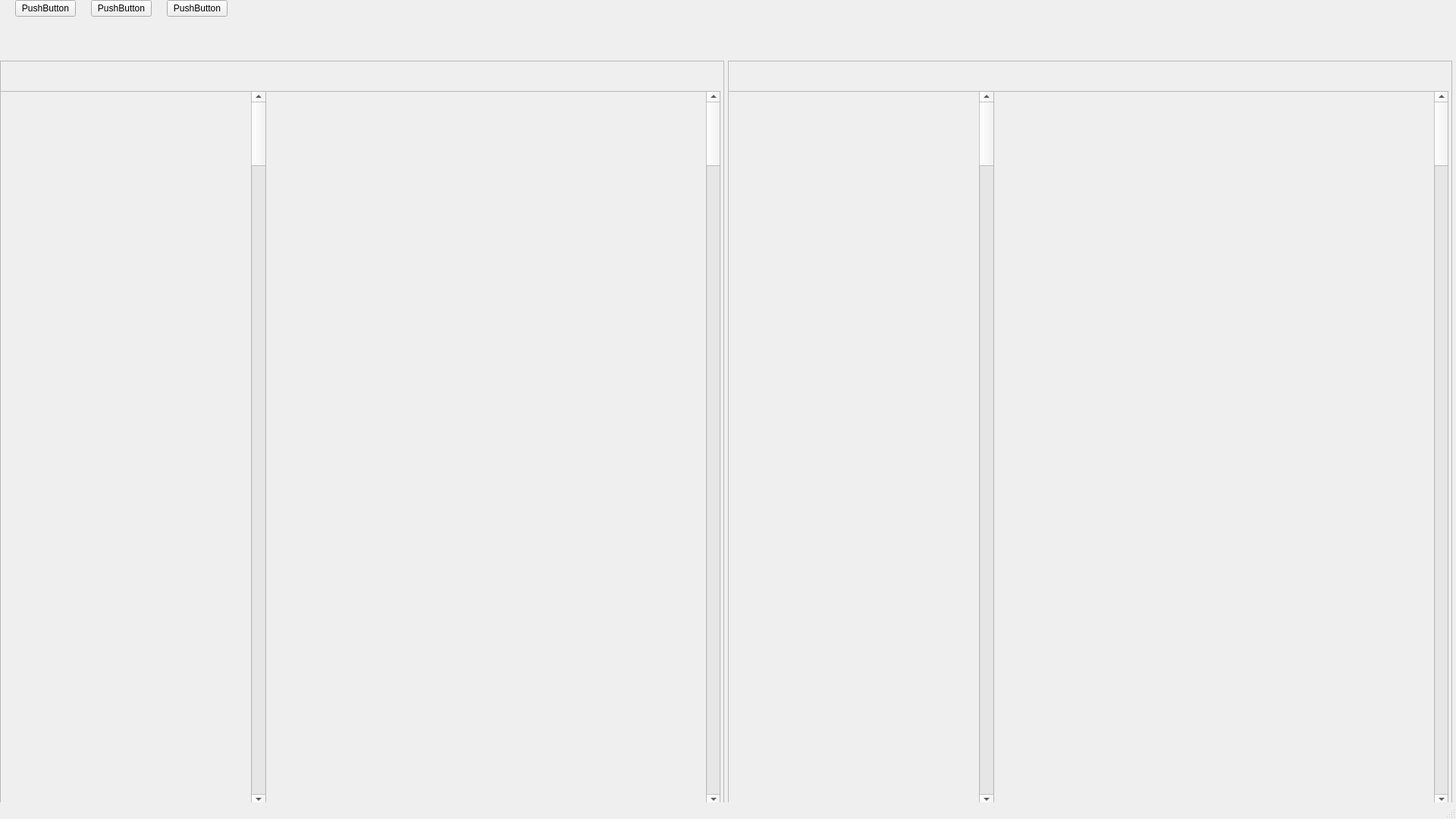
<?xml version="1.0" encoding="UTF-8"?>
<ui version="4.0">
 <class>MainWindow</class>
 <widget class="QMainWindow" name="MainWindow">
  <property name="geometry">
   <rect>
    <x>0</x>
    <y>0</y>
    <width>1920</width>
    <height>1080</height>
   </rect>
  </property>
  <property name="windowTitle">
   <string>MainWindow</string>
  </property>
  <widget class="QWidget" name="centralwidget">
   <widget class="QFrame" name="frame">
    <property name="geometry">
     <rect>
      <x>0</x>
      <y>80</y>
      <width>955</width>
      <height>980</height>
     </rect>
    </property>
    <property name="frameShape">
     <enum>QFrame::StyledPanel</enum>
    </property>
    <property name="frameShadow">
     <enum>QFrame::Raised</enum>
    </property>
    <widget class="QScrollArea" name="scrollArea">
     <property name="geometry">
      <rect>
       <x>0</x>
       <y>40</y>
       <width>351</width>
       <height>940</height>
      </rect>
     </property>
     <property name="widgetResizable">
      <bool>true</bool>
     </property>
     <widget class="QWidget" name="scrollAreaWidgetContents">
      <property name="geometry">
       <rect>
        <x>0</x>
        <y>0</y>
        <width>349</width>
        <height>938</height>
       </rect>
      </property>
      <widget class="QScrollBar" name="verticalScrollBar">
       <property name="geometry">
        <rect>
         <x>330</x>
         <y>0</y>
         <width>20</width>
         <height>940</height>
        </rect>
       </property>
       <property name="orientation">
        <enum>Qt::Vertical</enum>
       </property>
      </widget>
     </widget>
    </widget>
    <widget class="QScrollArea" name="scrollArea_2">
     <property name="geometry">
      <rect>
       <x>350</x>
       <y>40</y>
       <width>600</width>
       <height>940</height>
      </rect>
     </property>
     <property name="widgetResizable">
      <bool>true</bool>
     </property>
     <widget class="QWidget" name="scrollAreaWidgetContents_2">
      <property name="geometry">
       <rect>
        <x>0</x>
        <y>0</y>
        <width>598</width>
        <height>938</height>
       </rect>
      </property>
      <widget class="QScrollBar" name="verticalScrollBar_3">
       <property name="geometry">
        <rect>
         <x>580</x>
         <y>0</y>
         <width>20</width>
         <height>940</height>
        </rect>
       </property>
       <property name="orientation">
        <enum>Qt::Vertical</enum>
       </property>
      </widget>
     </widget>
    </widget>
    <widget class="QWidget" name="widget" native="true">
     <property name="geometry">
      <rect>
       <x>0</x>
       <y>0</y>
       <width>951</width>
       <height>41</height>
      </rect>
     </property>
    </widget>
   </widget>
   <widget class="QWidget" name="horizontalLayoutWidget">
    <property name="geometry">
     <rect>
      <x>0</x>
      <y>0</y>
      <width>344</width>
      <height>81</height>
     </rect>
    </property>
    <layout class="QHBoxLayout" name="horizontalLayout">
     <property name="spacing">
      <number>20</number>
     </property>
     <property name="sizeConstraint">
      <enum>QLayout::SetFixedSize</enum>
     </property>
     <property name="leftMargin">
      <number>20</number>
     </property>
     <property name="rightMargin">
      <number>20</number>
     </property>
     <item>
      <widget class="QPushButton" name="pushButton">
       <property name="text">
        <string>PushButton</string>
       </property>
      </widget>
     </item>
     <item>
      <widget class="QPushButton" name="pushButton_3">
       <property name="enabled">
        <bool>true</bool>
       </property>
       <property name="text">
        <string>PushButton</string>
       </property>
      </widget>
     </item>
     <item>
      <widget class="QPushButton" name="pushButton_2">
       <property name="text">
        <string>PushButton</string>
       </property>
      </widget>
     </item>
    </layout>
   </widget>
   <widget class="QFrame" name="frame_2">
    <property name="geometry">
     <rect>
      <x>960</x>
      <y>80</y>
      <width>955</width>
      <height>980</height>
     </rect>
    </property>
    <property name="frameShape">
     <enum>QFrame::StyledPanel</enum>
    </property>
    <property name="frameShadow">
     <enum>QFrame::Raised</enum>
    </property>
    <widget class="QScrollArea" name="scrollArea_3">
     <property name="geometry">
      <rect>
       <x>0</x>
       <y>40</y>
       <width>351</width>
       <height>940</height>
      </rect>
     </property>
     <property name="widgetResizable">
      <bool>true</bool>
     </property>
     <widget class="QWidget" name="scrollAreaWidgetContents_3">
      <property name="geometry">
       <rect>
        <x>0</x>
        <y>0</y>
        <width>349</width>
        <height>938</height>
       </rect>
      </property>
      <widget class="QScrollBar" name="verticalScrollBar_2">
       <property name="geometry">
        <rect>
         <x>330</x>
         <y>0</y>
         <width>20</width>
         <height>940</height>
        </rect>
       </property>
       <property name="orientation">
        <enum>Qt::Vertical</enum>
       </property>
      </widget>
     </widget>
    </widget>
    <widget class="QScrollArea" name="scrollArea_4">
     <property name="geometry">
      <rect>
       <x>350</x>
       <y>40</y>
       <width>600</width>
       <height>940</height>
      </rect>
     </property>
     <property name="widgetResizable">
      <bool>true</bool>
     </property>
     <widget class="QWidget" name="scrollAreaWidgetContents_4">
      <property name="geometry">
       <rect>
        <x>0</x>
        <y>0</y>
        <width>598</width>
        <height>938</height>
       </rect>
      </property>
      <widget class="QScrollBar" name="verticalScrollBar_4">
       <property name="geometry">
        <rect>
         <x>580</x>
         <y>0</y>
         <width>20</width>
         <height>940</height>
        </rect>
       </property>
       <property name="orientation">
        <enum>Qt::Vertical</enum>
       </property>
      </widget>
     </widget>
    </widget>
    <widget class="QWidget" name="widget_2" native="true">
     <property name="geometry">
      <rect>
       <x>0</x>
       <y>0</y>
       <width>951</width>
       <height>41</height>
      </rect>
     </property>
    </widget>
   </widget>
  </widget>
  <widget class="QStatusBar" name="statusbar"/>
 </widget>
 <resources/>
 <connections/>
</ui>
